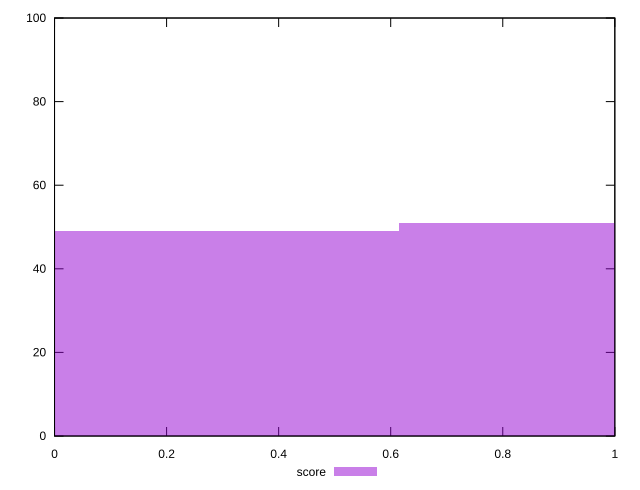

This figure's gnuplot source:
reset

$score <<EOF
1.2300366228576136 51
0 49
EOF

set key outside below
set boxwidth 1.2300366228576136
set xrange [0:1]
set yrange [0:100]
set trange [0:100]
set style fill transparent solid 0.5 noborder
set terminal svg size 640, 490 enhanced background rgb 'white'
set output "report_00015_2021-02-09T16-11-33.973Z/third-party-summary/samples/pages+cached+noadtech+nomedia/score/histogram.svg"

plot $score title "score" with boxes

reset
